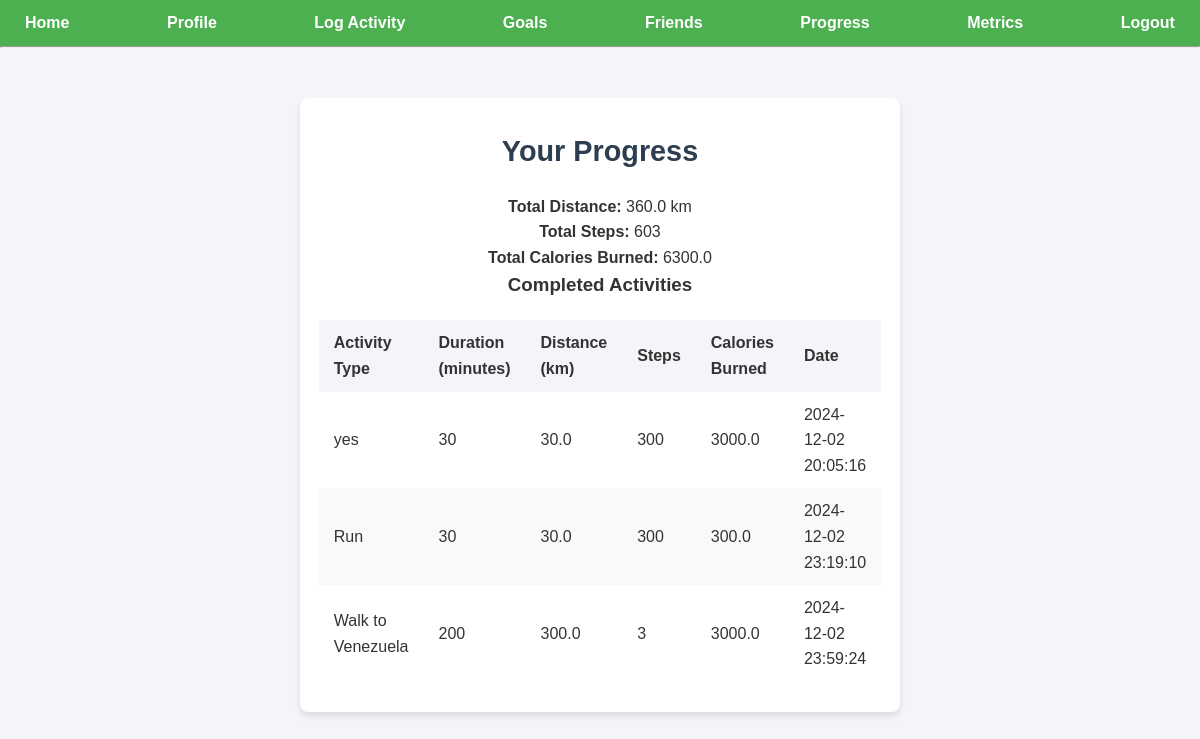
/progress (signed in), run on an earlier commit of the app's database.
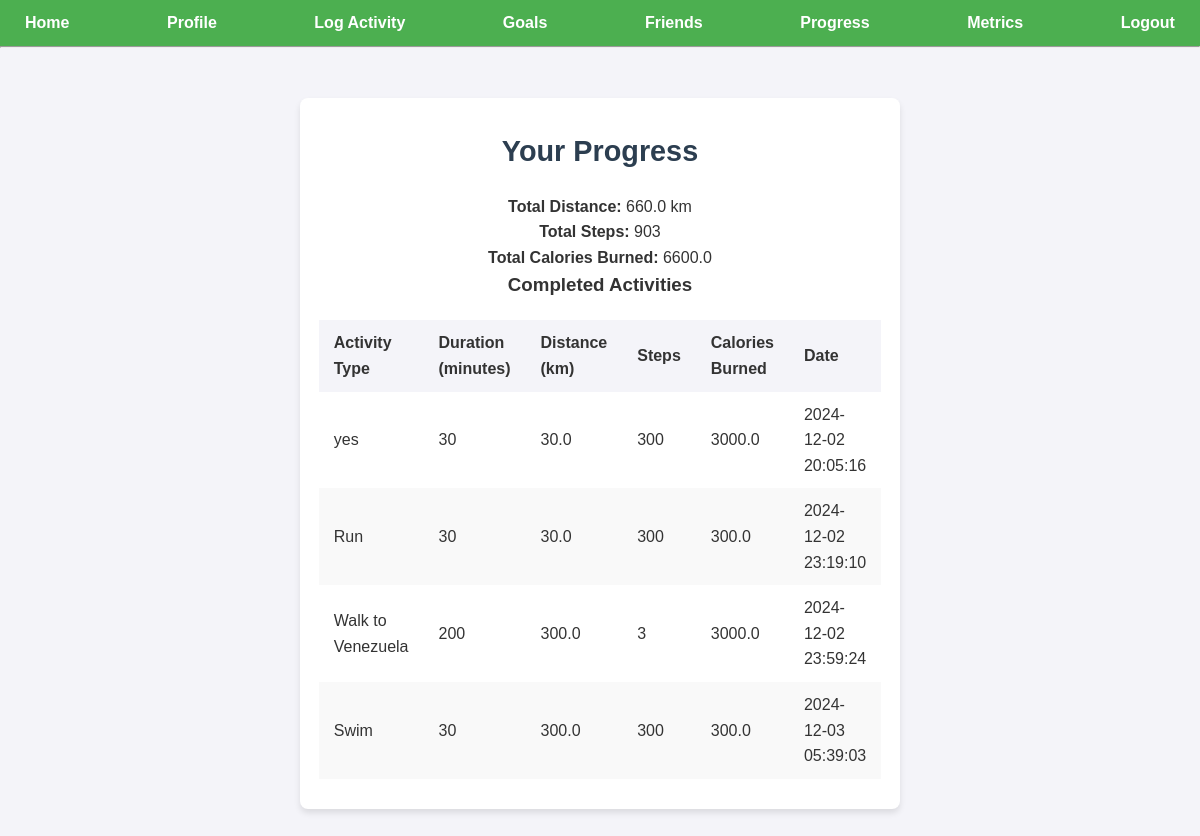
And on a later commit of the database.
### models.py (models this page shows)
class Activity(db.Model):
    __tablename__ = 'activities'
    id = db.Column(db.Integer, primary_key=True)  # Unique ID for each activity
    user_id = db.Column(db.Integer, db.ForeignKey('users.id'), nullable=False)  # Associated user ID
    activity_type = db.Column(db.String(100), nullable=False)  # Type of activity
    duration = db.Column(db.Integer, nullable=False)  # Duration in minutes
    calories = db.Column(db.Float, nullable=True)  # Calories burned
    distance = db.Column(db.Float, nullable=True)  # Distance in km
    steps = db.Column(db.Integer, nullable=True)  # Steps taken
    date_time = db.Column(db.DateTime, default=datetime.utcnow, nullable=False)  # Date of activity
    user = db.relationship('User', back_populates='activities')  # Link to user

### app.py (the view)
@app.route('/progress')
def progress():
    if 'user_id' not in session:
        flash('Please log in to access your progress.')
        return redirect(url_for('login'))
    activities = Activity.query.filter_by(user_id=session['user_id']).all()
    total_distance = round(sum(a.distance for a in activities if a.distance), 2) if activities else 0
    total_steps = sum(a.steps for a in activities if a.steps) if activities else 0
    total_calories = round(sum(a.calories for a in activities if a.calories), 2) if activities else 0
    return render_template('progress.html', activities=activities, total_distance=total_distance,
                           total_steps=total_steps, total_calories=total_calories)

### app.py (called while the page is built)
@app.before_request
def create_tables_once():
    global first_request_done
    if not first_request_done:
        db.create_all()
        first_request_done = True

### templates/progress.html
{% extends "base.html" %}
{% block content %}
<div class="container">
    <h1>Your Progress</h1>
    <p><strong>Total Distance:</strong> {{ total_distance }} km</p>
    <p><strong>Total Steps:</strong> {{ total_steps }}</p>
    <p><strong>Total Calories Burned:</strong> {{ total_calories }}</p>
    <h3>Completed Activities</h3>
    {% if activities %}
    <table>
        <thead>
            <tr>
                <th>Activity Type</th>
                <th>Duration (minutes)</th>
                <th>Distance (km)</th>
                <th>Steps</th>
                <th>Calories Burned</th>
                <th>Date</th>
            </tr>
        </thead>
        <tbody>
            {% for activity in activities %}
            <tr>
                <td>{{ activity.activity_type }}</td>
                <td>{{ activity.duration }}</td>
                <td>{{ activity.distance if activity.distance is not none else 'N/A' }}</td>
                <td>{{ activity.steps if activity.steps is not none else 'N/A' }}</td>
                <td>{{ activity.calories if activity.calories is not none else 'N/A' }}</td>
                <td>{{ activity.date_time.strftime('%Y-%m-%d %H:%M:%S') }}</td>
            </tr>
            {% endfor %}
        </tbody>
    </table>
    {% else %}
    <p>You have not logged any activities yet.</p>
    {% endif %}
</div>
{% endblock %}

What changed in the data, as far as the page shows it:
added Activity: activity_type "Swim", duration "30", distance "300.0", steps "300", calories "300.0", date_time "2024-12-03 05:39:03"
Also different on the page:
{{ total_distance }}: "360.0" → "660.0"
{{ total_steps }}: "603" → "903"
{{ total_calories }}: "6300.0" → "6600.0"
